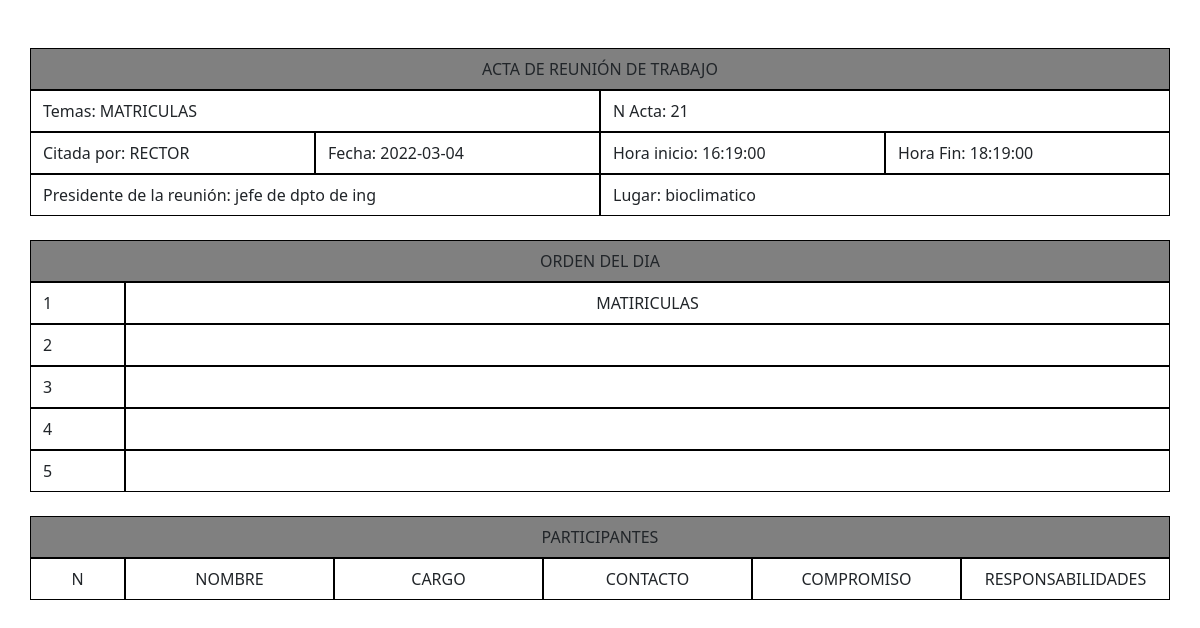
Screenshot of /ruteador.php?controller=actas&action=viewRead&id=21 with the database file from the repository.
### tables this page shows
CREATE TABLE `actas` (
  `N_ACTA` int(11) NOT NULL,
  `TEMA` varchar(255) NOT NULL,
  `CITADA_POR` varchar(255) NOT NULL,
  `HORA_INICIO` time NOT NULL,
  `HORA_FIN` time NOT NULL,
  `FECHA` date NOT NULL,
  `PRESIDENTE` varchar(255) NOT NULL,
  `LUGAR` varchar(455) NOT NULL,
  `ORDEN_DIA` varchar(535) NOT NULL
);

### controller/ControllerActas.php (called while the page is built, shortened)
<?php
class ControllerActas{
public function ViewRead(){
    require_once  ("./Model/actas.php");
    $actas = new Actas();
    require_once  ("./View/Viewactas.php");
}
}

### database/database.php (called while the page is built)
<?php
class DATABASE{
    private $host;
    private $database_name;
    private $username;
    private $password;
    private $charset;
    public function __construct(){
        $this->host     = 'localhost';
        $this->database_name   = 'desarrollo_web';
        $this->username     = 'root';
        $this->password     = '';
        $this->charset  = 'utf8mb4';
    }
    function getConnection(){
        try {
            $option = [PDO::ATTR_ERRMODE => PDO::ERRMODE_EXCEPTION,
            PDO::ATTR_EMULATE_PREPARES => false];
            $conn = new PDO("mysql:host=" . $this->host
                            . ";dbname=" . $this->database_name
                            . ";charset=" . $this->charset
                            ,$this->username
                            ,$this->password
                            ,$option);
                            return $conn;
        } catch (PDOException $e) {
            print_r("Error connection : " . $e->getMessage());
        }
    }
}

### model/actas.php (called while the page is built, shortened)
<?php
include_once('./database/database.php');
class Actas extends DATABASE{
    private $table = 'actas';
    public function getById($id){
        try
        {
            $stm = $this->getConnection()->prepare("SELECT * FROM $this->table WHERE N_ACTA= ?");
            $stm->execute([$id]);
            return $stm->fetchAll(PDO::FETCH_OBJ);
        }
        catch (PDOException $e)
        {
            die($e->getMessage());
        }
    }
}

### View/Viewactas.php (the view, shortened to what this page needs)
<?php
include_once('./database/database.php');
include_once './View/base/header.php';
?>
  <div class="container my-5">
    <div class="row text-center" style="background-color: gray;">
        <div class="col py-2">
        ACTA DE REUNIÓN DE TRABAJO
        </div>
    </div>
    <?php  foreach ($actas->getById($_GET['id']) as $key => $value){ ?>
    <div class="row " >
        <div class="col py-2">
        Temas:
        <?php echo $value->TEMA ?>
        </div>
        <div class="col py-2">
        N Acta: <?php echo $value->N_ACTA ?>
        </div>
    </div>
    <div class="row ">
        <div class="col py-2">
        Citada por: <?php echo $value->CITADA_POR ?>
        </div>
        <div class="col py-2">
        Fecha:  <?php echo $value->FECHA ?>
        </div>
        <div class="col py-2">
        Hora inicio:  <?php echo $value->HORA_INICIO ?>
        </div>
        <div class="col py-2">
        Hora Fin: <?php echo $value->HORA_FIN ?>
        </div>
    </div>
    <div class="row " >
        <div class="col py-2">
        Presidente de la reunión: <?php echo $value->PRESIDENTE ?>
        </div>
        <div class="col py-2">
        Lugar: <?php echo $value->LUGAR ?>
        </div>
    </div>
    <div class="row mt-4 text-center">
        <div class="col py-2" style="background-color: gray">ORDEN DEL DIA</div>
    </div>
    <div class="row ">
        <div class="col-1 py-2" >1</div>
        <div class="col py-2 text-center" >
        <?php echo $value->ORDEN_DIA ?>
        </div>
    </div>
    <div class="row ">
        <div class="col-1 py-2" >2</div>
        <div class="col py-2" ></div>
    </div>
    <div class="row ">
        <div class="col-1 py-2" >3</div>
        <div class="col py-2" ></div>
    </div>
    <div class="row">
        <div class="col-1  py-2" >4</div>
        <div class="col py-2" ></div>
    </div>
    <div class="row">
        <div class="col-1 py-2" >5</div>
        <div class="col py-2" ></div>
    </div>
  <?php } ?>
    <div class="row mt-4 text-center">
        <div class="col py-2" style="background-color: gray;">PARTICIPANTES</div>
    </div>
    <div class="row ">
        <div class="col-1 py-2 text-center" >N</div>
        <div class="col py-2 text-center" >NOMBRE</div>
        <div class="col py-2 text-center" >CARGO</div>
        <div class="col py-2 text-center" >CONTACTO</div>
        <div class="col py-2 text-center" >COMPROMISO</div>
        <div class="col py-2 text-center" >RESPONSABILIDADES</div>
    </div>
    </div>
<?php
include_once './View/base/footer.php';
?>

### View/Viewactas.php (style rules this page uses)
.col , .col-1 { border: 1px solid black; }

### rows the page displays
actas: TEMA "MATRICULAS", N_ACTA "21", CITADA_POR "RECTOR", FECHA "2022-03-04", HORA_INICIO "16:19:00", HORA_FIN "18:19:00", PRESIDENTE "jefe de dpto de ing", LUGAR "bioclimatico", ORDEN_DIA "MATIRICULAS"
